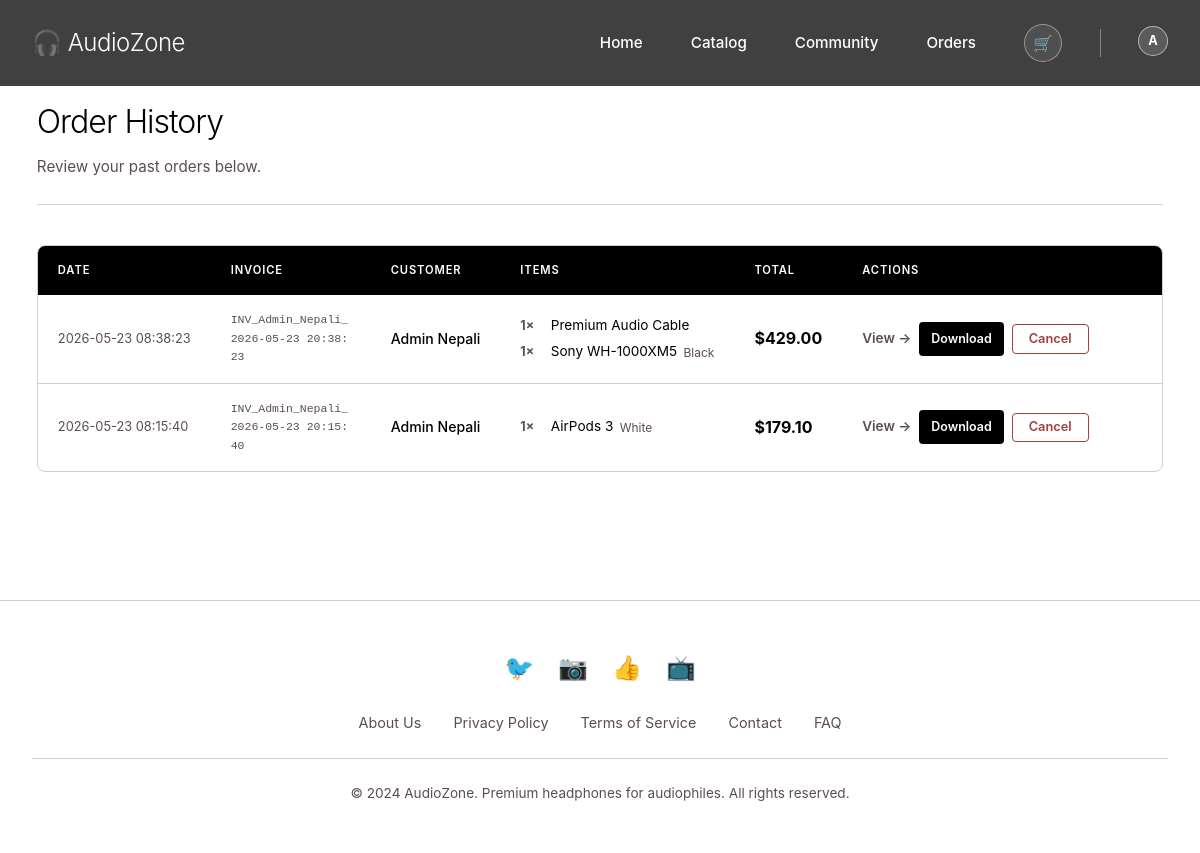
The app's page /orders (signed in) with its own data.
### app.py (models this page shows, shortened)
class User(db.Model):
    id            = db.Column(db.Integer, primary_key=True)
    name          = db.Column(db.String(150), nullable=False)
    email         = db.Column(db.String(150), unique=True, nullable=False)
    password_hash = db.Column(db.String(256), nullable=False)
    is_admin      = db.Column(db.Boolean, nullable=False, default=False)

### app.py (the view)
@app.route('/orders')
@login_required
def orders():
    with sqlite3.connect(orders_db_path()) as conn:
        cursor = conn.cursor()
        cursor.execute('''
            SELECT invoice_number, customer_name, items, total, date
            FROM orders
            WHERE user_id = ?
            ORDER BY date DESC
        ''', (session['user_id'],))
        rows = cursor.fetchall()
    orders_list = [
        {
            'invoice_number': row[0],
            'customer_name':  row[1],
            'items':          json.loads(row[2]),
            'total':          row[3],
            'date':           row[4],
        }
        for row in rows
    ]
    return render_template('orders.html', orders=orders_list)

### app.py (called while the page is built, shortened)
def orders_db_path():
    os.makedirs(app.instance_path, exist_ok=True)
    return os.path.join(app.instance_path, 'orders.db')

def calculate_total(cart):
    return sum(item['price'] * item['quantity'] for item in cart.values())

def current_user():
    user_id = session.get('user_id')
    if not user_id:
        return None
    return db.session.get(User, user_id)

@app.before_request
def sync_session_user_details():
    if session.get('user_id') and (not session.get('user_email') or 'is_admin' not in session):
        user = current_user()
        if user:
            session['username']   = user.name
            session['user_email'] = user.email
            session['is_admin']   = bool(user.is_admin)

@app.context_processor
def inject_global_cart():
    cart       = session.get('cart', {})
    promo_code = session.get('promo_code', '')
    return {
        'cart':            cart,
        'cart_item_count': sum(int(item.get('quantity', 0)) for item in cart.values()),
        'total':           calculate_total(cart),
        'promo_code':      promo_code,
        'promo_discount':  PROMO_CODES.get(promo_code, 0),
        'reopen_auth':     session.get('reopen_auth', ''),
    }

def login_required(view_func):
    @wraps(view_func)
    def wrapped_view(*args, **kwargs):
        return view_func(*args, **kwargs)
    return wrapped_view

### templates/orders.html (shortened to what this page needs)
{% extends "base.html" %}
{% block content %}
<div class="orders-section container">
    <div class="orders-header">
        <h1>Order History</h1>
        <p>Review your past orders below.</p>
    </div>
    {% if orders %}
        <div class="orders-table-wrapper">
            <table class="orders-table">
                <thead>
                    <tr>
                        <th>Date</th>
                        <th>Invoice</th>
                        <th>Customer</th>
                        <th>Items</th>
                        <th>Total</th>
                        <th>Actions</th>
                    </tr>
                </thead>
                <tbody>
                    {% for order in orders %}
                    <tr>
                        <td class="order-date">{{ order.date }}</td>
                        <td class="order-invoice-num">{{ order.invoice_number }}</td>
                        <td class="order-customer">{{ order.customer_name }}</td>
                        <td class="order-items-cell">
                            <ul class="order-items-list">
                                {% for name, details in order['items'].items() %}
                                <li>
                                    <span class="order-item-qty">{{ details.quantity }}×</span>
                                    {{ name }}
                                    {% if details.color %}
                                    <span class="item-color">{{ details.color }}</span>
                                    {% endif %}
                                </li>
                                {% endfor %}
                            </ul>
                        </td>
                        <td class="order-total">${{ '%.2f' | format(order.total) }}</td>
                        <td class="order-actions-cell">
                            <div class="order-actions">
                                <a href="{{ url_for('view_invoice', invoice_number=order.invoice_number) }}" class="btn-link">View →</a>
                                <details class="download-menu">
                                    <summary class="btn btn-secondary btn-small">Download</summary>
                                </details>
                                <form action="{{ url_for('delete_order', invoice_number=order.invoice_number) }}" method="post"
                                    onsubmit="return confirm('Cancel this order?');">
                                    <button type="submit" class="btn btn-danger">Cancel</button>
                                </form>
                            </div>
                        </td>
                    </tr>
                    {% endfor %}
                </tbody>
            </table>
        </div>
    {% else %}
        <div class="orders-empty">
            <p>You have no orders yet.</p>
            <a href="{{ url_for('home') }}" class="btn btn-primary">Start Shopping</a>
        </div>
    {% endif %}
</div>
{% endblock %}

### templates/base.html (shortened to what this page needs)
<!DOCTYPE html>
<html lang="en">
<head>
    <link rel="stylesheet" href="/static/css/style.css">
    <link rel="stylesheet" href="/static/css/normalize.css">
</head>
<body data-logged-in="{{ 'true' if session.get('username') else 'false' }}"
      data-reopen-auth="{{ reopen_auth or '' }}">
    <nav>
        <div class="nav-container">
            <div class="logo">🎧 AudioZone</div>
            <ul class="nav-links">
                <li><a href="{{ url_for('home') }}">Home</a></li>
                <li><a href="{{ url_for('catalog') }}">Catalog</a></li>
                <li><a href="{{ url_for('community') }}">Community</a></li>
                <li><a href="{{ url_for('orders') }}">Orders</a></li>
                <li>
                    <button class="cart-nav-button" type="button" aria-label="Open cart" aria-controls="cartDrawer">
                        <span>🛒</span>
                    </button>
                </li>
                {% if session.get('username') %}
                    <li class="profile-nav">
                        <details class="profile-menu">
                            <summary class="profile-trigger" aria-label="Open profile menu">
                                <span class="profile-avatar">{{ session.get('username', 'U')[:1].upper() }}</span>
                            </summary>
                        </details>
                    </li>
                {% else %}
                    <li><a href="#" onclick="showPanel('login'); return false;">Login</a></li>
                {% endif %}
            </ul>
        </div>
    </nav>
    {% block content %}
    {% endblock %}
    <footer>
        <div class="footer-content">
            <div class="footer-social">
                <a href="#" title="Twitter">🐦</a>
                <a href="#" title="Instagram">📷</a>
                <a href="#" title="Facebook">👍</a>
                <a href="#" title="YouTube">📺</a>
            </div>
            <div class="footer-links">
                <a href="/about">About Us</a>
                <a href="#">Privacy Policy</a>
                <a href="#">Terms of Service</a>
                <a href="#">Contact</a>
                <a href="#">FAQ</a>
            </div>
            <div class="footer-bottom">
                <p>&copy; 2024 AudioZone. Premium headphones for audiophiles. All rights reserved.</p>
            </div>
        </div>
    </footer>
</body>
</html>

### records on screen
User: date "2026-05-23 08:38:23", invoice_number "INV_Admin_Nepali_2026-05-23 20:38:23", customer_name "Admin Nepali", quantity "1" "1" "1", items "Premium Audio Cable" "Sony WH-1000XM5" "AirPods 3", color "Black" "White", total "429.00", date "2026-05-23 08:15:40", invoice_number "INV_Admin_Nepali_2026-05-23 20:15:40", total "179.10"

### other values on screen
{{ session.get('username', 'U')[:1].upper() }} "A"
